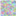
Frame 1 (no input)
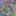
Frame 60 (the mouse pressed at the canvas centre just before this capture)
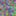
Frame 120 (the mouse held since frame 60 and released just before this capture)

The Processing sketch that drew these frames (run headless with seeded random() and noise(); from frame 60 on, the mouse is pressed at the canvas centre):

// Processing sketch: processing_143198
// ── processing_143198.pde

void setup (){
  size(16,16);
  background(255);
  smooth();
  noStroke();
}

void draw (){
  float r1= random(0,255);
  float r2= random(0,255);
  float r3= random(0,255);
  float r4= random(0,255);
  float r5= random(0,255);
  float r6= random(0,255);
  float r7= random(0,255);
  float r8= random(0,255);
  float r9= random(0,255);
  float r10= random(0,255);
  float r11= random(0,255);
  float r12= random(0,255);
  float r13= random(0,255);
  float r14= random(0,255);
  float r15= random(0,255);
  float r16= random(0,255);
  float r17= random(0,255);
  float r18= random(0,255);
  float r19= random(0,255);
  float r20= random(0,255);
  float r21= random(0,255);
  float r22= random(0,255);
  float r23= random(0,255);
  float r24= random(0,255);
  float r25= random(0,255);
  float r26= random(0,255);
  float r27= random(0,255);
  float r28= random(0,255);
  float r29= random(0,255);
  float r30= random(0,255);
  float r31= random(0,255);
  float r32= random(0,255);
  float r33= random(0,255);
  float r34= random(0,255);
  float r35= random(0,255);
  float r36= random(0,255);
  float r37= random(0,255);
  float r38= random(0,255);
  float r39= random(0,255);
  float r40= random(0,255);
  float r41= random(0,255);
  float r42= random(0,255);
  float r43= random(0,255);
  float r44= random(0,255);
  float r45= random(0,255);
  float r46= random(0,255);
  float r47= random(0,255);
  float r48= random(0,255);
  float r49= random(0,255);
  float r50= random(0,255);
  float r51= random(0,255);
  float r52= random(0,255);
  float r53= random(0,255);
  float r54= random(0,255);
  float r55= random(0,255);
  float r56= random(0,255);
  float r57= random(0,255);
  float r58= random(0,255);
  float r59= random(0,255); 
  float r60= random(0,255); 
  float r61= random(0,255);
  float r62= random(0,255);
  float r63= random(0,255);
  float r64= random(0,255);
  float r65= random(0,255);
  float r66= random(0,255);
  float r67= random(0,255);
  float r68= random(0,255);
  float r69= random(0,255);
  float r70= random(0,255);
  float r71= random(0,255);
  float r72= random(0,255);
  float r73= random(0,255);
  float r74= random(0,255);
  float r75= random(0,255);
  float r76= random(0,255);
  float r77= random(0,255);
  float r78= random(0,255);
  float r79= random(0,255);
  float r80= random(0,255);
  float r81= random(0,255);
  float r82= random(0,255);
  float r83= random(0,255);
  float r84= random(0,255);
  float r85= random(0,255);
  float r86= random(0,255);
  float r87= random(0,255);
  float r88= random(0,255);
  float r89= random(0,255);
  float r90= random(0,255);
  float r91= random(0,255);
  float r92= random(0,255);
  float r93= random(0,255);
  float r94= random(0,255);
  float r95= random(0,255);
  float r96= random(0,255);
  float r97= random(0,255);
  float r98= random(0,255);
  float r99= random(0,255);
  float r100= random(0,255);  
  float r101= random(0,255);
  float r102= random(0,255);
  float r103= random(0,255);
  float r104= random(0,255);
  float r105= random(0,255);
  float r106= random(0,255);
  float r107= random(0,255);
  float r108= random(0,255);
  float r109= random(0,255);
  float r110= random(0,255);
  float r111= random(0,255);
  float r112= random(0,255);
  float r113= random(0,255);
  float r114= random(0,255);
  float r115= random(0,255);
  float r116= random(0,255);
  float r117= random(0,255);
  float r118= random(0,255);
  float r119= random(0,255);
  float r120= random(0,255);
  float r121= random(0,255);
  float r122= random(0,255);
  float r123= random(0,255);
  float r124= random(0,255);
  float r125= random(0,255);
  float r126= random(0,255);
  float r127= random(0,255);
  float r128= random(0,255);
  float r129= random(0,255);
  float r130= random(0,255);
  float r131= random(0,255);
  float r132= random(0,255);
  float r133= random(0,255);
  float r134= random(0,255);
  float r135= random(0,255);
  float r136= random(0,255);
  float r137= random(0,255);
  float r138= random(0,255);
  float r139= random(0,255);
  float r140= random(0,255);
  float r141= random(0,255);
  float r142= random(0,255);
  float r143= random(0,255);
  float r144= random(0,255);
  float r145= random(0,255);
  float r146= random(0,255);
  float r147= random(0,255);
  float r148= random(0,255);
  float r149= random(0,255);
  float r150= random(0,255);
  float r151= random(0,255);
  float r152= random(0,255);
  float r153= random(0,255);
  float r154= random(0,255);
  float r155= random(0,255);
  float r156= random(0,255);
  float r157= random(0,255);
  float r158= random(0,255);
  float r159= random(0,255); 
  float r160= random(0,255); 
  float r161= random(0,255);
  float r162= random(0,255);
  float r163= random(0,255);
  float r164= random(0,255);
  float r165= random(0,255);
  float r166= random(0,255);
  float r167= random(0,255);
  float r168= random(0,255);
  float r169= random(0,255);
  float r170= random(0,255);
  float r171= random(0,255);
  float r172= random(0,255);
  float r173= random(0,255);
  float r174= random(0,255);
  float r175= random(0,255);
  float r176= random(0,255);
  float r177= random(0,255);
  float r178= random(0,255);
  float r179= random(0,255);
  float r180= random(0,255);
  float r181= random(0,255);
  float r182= random(0,255);
  float r183= random(0,255);
  float r184= random(0,255);
  float r185= random(0,255);
  float r186= random(0,255);
  float r187= random(0,255);
  float r188= random(0,255);
  float r189= random(0,255);
  float r190= random(0,255);
  float r191= random(0,255);
  float r192= random(0,255);
  float r193= random(0,255);
  float r194= random(0,255);
  float r195= random(0,255);
  float r196= random(0,255);
  float r197= random(0,255);
  float r198= random(0,255);
  float r199= random(0,255);
  float r200= random(0,255); 
  float r201= random(0,255);
  float r202= random(0,255);
  float r203= random(0,255);
  float r204= random(0,255);
  float r205= random(0,255);
  float r206= random(0,255);
  float r207= random(0,255);
  float r208= random(0,255);
  float r209= random(0,255);
  float r210= random(0,255);
  float r211= random(0,255);
  float r212= random(0,255);
  float r213= random(0,255);
  float r214= random(0,255);
  float r215= random(0,255);
  float r216= random(0,255);
  float r217= random(0,255);
  float r218= random(0,255);
  float r219= random(0,255);
  float r220= random(0,255);
  float r221= random(0,255);
  float r222= random(0,255);
  float r223= random(0,255);
  float r224= random(0,255);
  float r225= random(0,255);
  float r226= random(0,255);
  float r227= random(0,255);
  float r228= random(0,255);
  float r229= random(0,255);
  float r230= random(0,255);
  float r231= random(0,255);
  float r232= random(0,255);
  float r233= random(0,255);
  float r234= random(0,255);
  float r235= random(0,255);
  float r236= random(0,255);
  float r237= random(0,255);
  float r238= random(0,255);
  float r239= random(0,255);
  float r240= random(0,255);
  float r241= random(0,255);
  float r242= random(0,255);
  float r243= random(0,255);
  float r244= random(0,255);
  float r245= random(0,255);
  float r246= random(0,255);
  float r247= random(0,255);
  float r248= random(0,255);
  float r249= random(0,255);
  float r250= random(0,255);
  float r251= random(0,255);
  float r252= random(0,255);
  float r253= random(0,255);
  float r254= random(0,255);
  float r255= random(0,255);
  float r256= random(0,255);
  float r257= random(0,255);
  float r258= random(0,255);
  float r259= random(0,255); 
  float r260= random(0,255); 
  float r261= random(0,255);
  float r262= random(0,255);
  float r263= random(0,255);
  float r264= random(0,255);
  float r265= random(0,255);
  float r266= random(0,255);
  float r267= random(0,255);
  float r268= random(0,255);
  float r269= random(0,255);
  float r270= random(0,255);
  float r271= random(0,255);
  float r272= random(0,255);
  float r273= random(0,255);
  float r274= random(0,255);
  float r275= random(0,255);
  float r276= random(0,255);
  float r277= random(0,255);
  float r278= random(0,255);
  float r279= random(0,255);
  float r280= random(0,255);
  float r281= random(0,255);
  float r282= random(0,255);
  float r283= random(0,255);
  float r284= random(0,255);
  float r285= random(0,255);
  float r286= random(0,255);
  float r287= random(0,255);
  float r288= random(0,255);
  float r289= random(0,255);
  float r290= random(0,255);
  float r291= random(0,255);
  float r292= random(0,255);
  float r293= random(0,255);
  float r294= random(0,255);
  float r295= random(0,255);
  float r296= random(0,255);
  float r297= random(0,255);
  float r298= random(0,255);
  float r299= random(0,255);
  float r300= random(0,255);
  float r301= random(0,255);
  float r302= random(0,255);
  float r303= random(0,255);
  float r304= random(0,255);
  float r305= random(0,255);
  float r306= random(0,255);
  float r307= random(0,255);
  float r308= random(0,255);
  float r309= random(0,255);
  float r310= random(0,255);
  float r311= random(0,255);
  float r312= random(0,255);
  float r313= random(0,255);
  float r314= random(0,255);
  float r315= random(0,255);
  float r316= random(0,255);
  float r317= random(0,255);
  float r318= random(0,255);
  float r319= random(0,255);
  float r320= random(0,255);
  float r321= random(0,255);
  float r322= random(0,255);
  float r323= random(0,255);
  float r324= random(0,255);
  float r325= random(0,255);
  float r326= random(0,255);
  float r327= random(0,255);
  float r328= random(0,255);
  float r329= random(0,255);
  float r330= random(0,255);
  float r331= random(0,255);
  float r332= random(0,255);
  float r333= random(0,255);
  float r334= random(0,255);
  float r335= random(0,255);
  float r336= random(0,255);
  float r337= random(0,255);
  float r338= random(0,255);
  float r339= random(0,255);
  float r340= random(0,255);
  float r341= random(0,255);
  float r342= random(0,255);
  float r343= random(0,255);
  float r344= random(0,255);
  float r345= random(0,255);
  float r346= random(0,255);
  float r347= random(0,255);
  float r348= random(0,255);
  float r349= random(0,255);
  float r350= random(0,255);
  float r351= random(0,255);
  float r352= random(0,255);
  float r353= random(0,255);
  float r354= random(0,255);
  float r355= random(0,255);
  float r356= random(0,255);
  float r357= random(0,255);
  float r358= random(0,255);
  float r359= random(0,255); 
  float r360= random(0,255); 
  float r361= random(0,255);
  float r362= random(0,255);
  float r363= random(0,255);
  float r364= random(0,255);
  float r365= random(0,255);
  float r366= random(0,255);
  float r367= random(0,255);
  float r368= random(0,255);
  float r369= random(0,255);
  float r370= random(0,255);
  float r371= random(0,255);
  float r372= random(0,255);
  float r373= random(0,255);
  float r374= random(0,255);
  float r375= random(0,255);
  float r376= random(0,255);
  float r377= random(0,255);
  float r378= random(0,255);
  float r379= random(0,255);
  float r380= random(0,255);
  float r381= random(0,255);
  float r382= random(0,255);
  float r383= random(0,255);
  float r384= random(0,255);
  float r385= random(0,255);
  float r386= random(0,255);
  float r387= random(0,255);
  float r388= random(0,255);
  float r389= random(0,255);
  float r390= random(0,255);
  float r391= random(0,255);
  float r392= random(0,255);
  float r393= random(0,255);
  float r394= random(0,255);
  float r395= random(0,255);
  float r396= random(0,255);
  float r397= random(0,255);
  float r398= random(0,255);
  float r399= random(0,255);
  float r400= random(0,255); 
  float r401= random(0,255);
  float r402= random(0,255);
  float r403= random(0,255);
  float r404= random(0,255);
  float r405= random(0,255);
  float r406= random(0,255);
  float r407= random(0,255);
  float r408= random(0,255);
  float r409= random(0,255);
  float r410= random(0,255);
  float r411= random(0,255);
  float r412= random(0,255);
  float r413= random(0,255);
  float r414= random(0,255);
  float r415= random(0,255);
  float r416= random(0,255);
  float r417= random(0,255);
  float r418= random(0,255);
  float r419= random(0,255);
  float r420= random(0,255);
  float r421= random(0,255);
  float r422= random(0,255);
  float r423= random(0,255);
  float r424= random(0,255);
  float r425= random(0,255);
  float r426= random(0,255);
  float r427= random(0,255);
  float r428= random(0,255);
  float r429= random(0,255);
  float r430= random(0,255);
  float r431= random(0,255);
  float r432= random(0,255);
  float r433= random(0,255);
  float r434= random(0,255);
  float r435= random(0,255);
  float r436= random(0,255);
  float r437= random(0,255);
  float r438= random(0,255);
  float r439= random(0,255);
  float r440= random(0,255);
  float r441= random(0,255);
  float r442= random(0,255);
  float r443= random(0,255);
  float r444= random(0,255);
  float r445= random(0,255);
  float r446= random(0,255);
  float r447= random(0,255);
  float r448= random(0,255);
  float r449= random(0,255);
  float r450= random(0,255);
  float r451= random(0,255);
  float r452= random(0,255);
  float r453= random(0,255);
  float r454= random(0,255);
  float r455= random(0,255);
  float r456= random(0,255);
  float r457= random(0,255);
  float r458= random(0,255);
  float r459= random(0,255); 
  float r460= random(0,255); 
  float r461= random(0,255);
  float r462= random(0,255);
  float r463= random(0,255);
  float r464= random(0,255);
  float r465= random(0,255);
  float r466= random(0,255);
  float r467= random(0,255);
  float r468= random(0,255);
  float r469= random(0,255);
  float r470= random(0,255);
  float r471= random(0,255);
  float r472= random(0,255);
  float r473= random(0,255);
  float r474= random(0,255);
  float r475= random(0,255);
  float r476= random(0,255);
  float r477= random(0,255);
  float r478= random(0,255);
  float r479= random(0,255);
  float r480= random(0,255);
  float r481= random(0,255);
  float r482= random(0,255);
  float r483= random(0,255);
  float r484= random(0,255);
  float r485= random(0,255);
  float r486= random(0,255);
  float r487= random(0,255);
  float r488= random(0,255);
  float r489= random(0,255);
  float r490= random(0,255);
  float r491= random(0,255);
  float r492= random(0,255);
  float r493= random(0,255);
  float r494= random(0,255);
  float r495= random(0,255);
  float r496= random(0,255);
  float r497= random(0,255);
  float r498= random(0,255);
  float r499= random(0,255);
  float r500= random(0,255);
  float r501= random(0,255);
  float r502= random(0,255);
  float r503= random(0,255);
  float r504= random(0,255);
  float r505= random(0,255);
  float r506= random(0,255);
  float r507= random(0,255);
  float r508= random(0,255);
  float r509= random(0,255);
  float r510= random(0,255);
  float r511= random(0,255);
  float r512= random(0,255);
  float r513= random(0,255);
  float r514= random(0,255);
  float r515= random(0,255);
  float r516= random(0,255);
  float r517= random(0,255);
  float r518= random(0,255);
  float r519= random(0,255);
  float r520= random(0,255);
  float r521= random(0,255);
  float r522= random(0,255);
  float r523= random(0,255);
  float r524= random(0,255);
  float r525= random(0,255);
  float r526= random(0,255);
  float r527= random(0,255);
  float r528= random(0,255);
  float r529= random(0,255);
  float r530= random(0,255);
  float r531= random(0,255);
  float r532= random(0,255);
  float r533= random(0,255);
  float r534= random(0,255);
  float r535= random(0,255);
  float r536= random(0,255);
  float r537= random(0,255);
  float r538= random(0,255);
  float r539= random(0,255);
  float r540= random(0,255);
  float r541= random(0,255);
  float r542= random(0,255);
  float r543= random(0,255);
  float r544= random(0,255);
  float r545= random(0,255);
  float r546= random(0,255);
  float r547= random(0,255);
  float r548= random(0,255);
  float r549= random(0,255);
  float r550= random(0,255);
  float r551= random(0,255);
  float r552= random(0,255);
  float r553= random(0,255);
  float r554= random(0,255);
  float r555= random(0,255);
  float r556= random(0,255);
  float r557= random(0,255);
  float r558= random(0,255);
  float r559= random(0,255); 
  float r560= random(0,255); 
  float r561= random(0,255);
  float r562= random(0,255);
  float r563= random(0,255);
  float r564= random(0,255);
  float r565= random(0,255);
  float r566= random(0,255);
  float r567= random(0,255);
  float r568= random(0,255);
  float r569= random(0,255);
  float r570= random(0,255);
  float r571= random(0,255);
  float r572= random(0,255);
  float r573= random(0,255);
  float r574= random(0,255);
  float r575= random(0,255);
  float r576= random(0,255);
  float r577= random(0,255);
  float r578= random(0,255);
  float r579= random(0,255);
  float r580= random(0,255);
  float r581= random(0,255);
  float r582= random(0,255);
  float r583= random(0,255);
  float r584= random(0,255);
  float r585= random(0,255);
  float r586= random(0,255);
  float r587= random(0,255);
  float r588= random(0,255);
  float r589= random(0,255);
  float r590= random(0,255);
  float r591= random(0,255);
  float r592= random(0,255);
  float r593= random(0,255);
  float r594= random(0,255);
  float r595= random(0,255);
  float r596= random(0,255);
  float r597= random(0,255);
  float r598= random(0,255);
  float r599= random(0,255);
  float r600= random(0,255);
  float r601= random(0,255);
  float r602= random(0,255);
  float r603= random(0,255);
  float r604= random(0,255);
  float r605= random(0,255);
  float r606= random(0,255);
  float r607= random(0,255);
  float r608= random(0,255);
  float r609= random(0,255);
  float r610= random(0,255);
  float r611= random(0,255);
  float r612= random(0,255);
  float r613= random(0,255);
  float r614= random(0,255);
  float r615= random(0,255);
  float r616= random(0,255);
  float r617= random(0,255);
  float r618= random(0,255);
  float r619= random(0,255);
  float r620= random(0,255);
  float r621= random(0,255);
  float r622= random(0,255);
  float r623= random(0,255);
  float r624= random(0,255);
  float r625= random(0,255);
  float r626= random(0,255);
  float r627= random(0,255);
  float r628= random(0,255);
  float r629= random(0,255);
  float r630= random(0,255);
  float r631= random(0,255);
  float r632= random(0,255);
  float r633= random(0,255);
  float r634= random(0,255);
  float r635= random(0,255);
  float r636= random(0,255);
  float r637= random(0,255);
  float r638= random(0,255);
  float r639= random(0,255);
  float r640= random(0,255);
  float r641= random(0,255);
  float r642= random(0,255);
  float r643= random(0,255);
  float r644= random(0,255);
  float r645= random(0,255);
  float r646= random(0,255);
  float r647= random(0,255);
  float r648= random(0,255);
  float r649= random(0,255);
  float r650= random(0,255);
  float r651= random(0,255);
  float r652= random(0,255);
  float r653= random(0,255);
  float r654= random(0,255);
  float r655= random(0,255);
  float r656= random(0,255);
  float r657= random(0,255);
  float r658= random(0,255);
  float r659= random(0,255); 
  float r660= random(0,255); 
  float r661= random(0,255);
  float r662= random(0,255);
  float r663= random(0,255);
  float r664= random(0,255);
  float r665= random(0,255);
  float r666= random(0,255);
  float r667= random(0,255);
  float r668= random(0,255);
  float r669= random(0,255);
  float r670= random(0,255);
  float r671= random(0,255);
  float r672= random(0,255);
  float r673= random(0,255);
  float r674= random(0,255);
  float r675= random(0,255);
  float r676= random(0,255);
  float r677= random(0,255);
  float r678= random(0,255);
  float r679= random(0,255);
  float r680= random(0,255);
  float r681= random(0,255);
  float r682= random(0,255);
  float r683= random(0,255);
  float r684= random(0,255);
  float r685= random(0,255);
  float r686= random(0,255);
  float r687= random(0,255);
  float r688= random(0,255);
  float r689= random(0,255);
  float r690= random(0,255);
  float r691= random(0,255);
  float r692= random(0,255);
  float r693= random(0,255);
  float r694= random(0,255);
  float r695= random(0,255);
  float r696= random(0,255);
  float r697= random(0,255);
  float r698= random(0,255);
  float r699= random(0,255);
  float r700= random(0,255); 
  float r701= random(0,255);
  float r702= random(0,255);
  float r703= random(0,255);
  float r704= random(0,255);
  float r705= random(0,255);
  float r706= random(0,255);
  float r707= random(0,255);
  float r708= random(0,255);
  float r709= random(0,255);
  float r710= random(0,255);
  float r711= random(0,255);
  float r712= random(0,255);
  float r713= random(0,255);
  float r714= random(0,255);
  float r715= random(0,255);
  float r716= random(0,255);
  float r717= random(0,255);
  float r718= random(0,255);
  float r719= random(0,255);
  float r720= random(0,255);
  float r721= random(0,255);
  float r722= random(0,255);
  float r723= random(0,255);
  float r724= random(0,255);
  float r725= random(0,255);
  float r726= random(0,255);
  float r727= random(0,255);
  float r728= random(0,255);
  float r729= random(0,255);
  float r730= random(0,255);
  float r731= random(0,255);
  float r732= random(0,255);
  float r733= random(0,255);
  float r734= random(0,255);
  float r735= random(0,255);
  float r736= random(0,255);
  float r737= random(0,255);
  float r738= random(0,255);
  float r739= random(0,255);
  float r740= random(0,255);
  float r741= random(0,255);
  float r742= random(0,255);
  float r743= random(0,255);
  float r744= random(0,255);
  float r745= random(0,255);
  float r746= random(0,255);
  float r747= random(0,255);
  float r748= random(0,255);
  float r749= random(0,255);
  float r750= random(0,255);
  float r751= random(0,255);
  float r752= random(0,255);
  float r753= random(0,255);
  float r754= random(0,255);
  float r755= random(0,255);
  float r756= random(0,255);
  float r757= random(0,255);
  float r758= random(0,255);
  float r759= random(0,255); 
  float r760= random(0,255); 
  float r761= random(0,255);
  float r762= random(0,255);
  float r763= random(0,255);
  float r764= random(0,255);
  float r765= random(0,255);
  float r766= random(0,255);
  float r767= random(0,255);
  float r768= random(0,255);
  float r769= random(0,255);
  float r770= random(0,255);
  float r771= random(0,255);
  float r772= random(0,255);
  float r773= random(0,255);
  float r774= random(0,255);
  float r775= random(0,255);
  float r776= random(0,255);
  float r777= random(0,255);
  float r778= random(0,255);
  float r779= random(0,255);
  float r780= random(0,255);
  float r781= random(0,255);
  float r782= random(0,255);
  float r783= random(0,255);
  float r784= random(0,255);
  float r785= random(0,255);
  float r786= random(0,255);
  float r787= random(0,255);
  float r788= random(0,255);
  float r789= random(0,255);
  float r790= random(0,255);
  float r791= random(0,255);
  float r792= random(0,255);
  float r793= random(0,255);
  float r794= random(0,255);
  float r795= random(0,255);
  float r796= random(0,255);
  float r797= random(0,255);
  float r798= random(0,255);
  float r799= random(0,255);
  float r800= random(0,255);
  
  fill(r1,r2,r3);
  ellipse(1,1,1,1);
  fill(r4,r5,r6);
  ellipse(2,1,1,1);
  fill(r7,r8,r9);
  ellipse(3,1,1,1); 
  fill(r10,r11,r12);
  ellipse(4,1,1,1);
  fill(r13,r14,r15);
  ellipse(5,1,1,1);
  fill(r16,r17,r18);
  ellipse(6,1,1,1);
  fill(r19,r20,r21);
  ellipse(7,1,1,1);
  fill(r22,r23,r24);
  ellipse(8,1,1,1);
  fill(r25,r26,r27);
  ellipse(9,1,1,1);
  fill(r28,r29,r30);
  ellipse(10,1,1,1);  
  fill(r31,r32,r33);
  ellipse(11,1,1,1);
  fill(r34,r35,r36);
  ellipse(12,1,1,1);
  fill(r37,r38,r39);
  ellipse(13,1,1,1); 
  fill(r40,r41,r42);
  ellipse(14,1,1,1);
  fill(r43,44,r45);
  ellipse(15,1,1,1);
  fill(r46,r47,r48);
  ellipse(16,1,1,1); 
        fill(r49,r50,r51);
        ellipse(0,0,0,0); 
  fill(r52,r53,r54);
  ellipse(1,2,1,1);
  fill(r55,r56,r57);
  ellipse(2,2,1,1);
  fill(r58,r59,r60);
  ellipse(3,2,1,1); 
  fill(r61,r62,r63);
  ellipse(4,2,1,1);
  fill(r64,r65,r66);
  ellipse(5,2,1,1);
  fill(r67,r68,r69);
  ellipse(6,2,1,1);
  fill(r70,r71,r72);
  ellipse(7,2,1,1);
  fill(r73,r74,r75);
  ellipse(8,2,1,1);
  fill(r76,r77,r78);
  ellipse(9,2,1,1);  
  fill(r79,r80,r81);
  ellipse(10,2,1,1);
  fill(r82,r83,r84);
  ellipse(11,2,1,1);
  fill(r85,r86,r87);
  ellipse(12,2,1,1); 
  fill(r88,r89,r90);
  ellipse(13,2,1,1);
  fill(r91,r92,r93);
  ellipse(14,2,1,1);
  fill(r94,r95,r96);
  ellipse(15,2,1,1); 
  fill(r97,r98,r99);
  ellipse(16,2,1,1);
 
 
  
  fill(r100,r102,r103);
  ellipse(1,3,1,1);
  fill(r104,r105,r106);
  ellipse(2,3,1,1);
  fill(r107,r108,r109);
  ellipse(3,3,1,1); 
  fill(r110,r111,r112);
  ellipse(4,3,1,1);
  fill(r113,r114,r115);
  ellipse(5,3,1,1);
  fill(r116,r117,r118);
  ellipse(6,3,1,1);
  fill(r119,r120,r121);
  ellipse(7,3,1,1);
  fill(r122,r123,r124);
  ellipse(8,3,1,1);
  fill(r125,r126,r127);
  ellipse(9,3,1,1);
  fill(r128,r129,r130);
  ellipse(10,3,1,1);  
  fill(r131,r132,r133);
  ellipse(11,3,1,1);
  fill(r134,r135,r136);
  ellipse(12,3,1,1);
  fill(r137,r138,r139);
  ellipse(13,3,1,1); 
  fill(r140,r141,r142);
  ellipse(14,3,1,1);
  fill(r143,144,r145);
  ellipse(15,3,1,1);
  fill(r146,r147,r148);
  ellipse(16,3,1,1); 
        fill(r149,r150,r151);
        ellipse(0,0,0,0); 
  fill(r152,r153,r154);
  ellipse(1,4,1,1);
  fill(r155,r156,r157);
  ellipse(2,4,1,1);
  fill(r158,r159,r160);
  ellipse(3,4,1,1); 
  fill(r161,r162,r163);
  ellipse(4,4,1,1);
  fill(r164,r165,r166);
  ellipse(5,4,1,1);
  fill(r167,r168,r169);
  ellipse(6,4,1,1);
  fill(r170,r171,r172);
  ellipse(7,4,1,1);
  fill(r173,r174,r175);
  ellipse(8,4,1,1);
  fill(r176,r177,r178);
  ellipse(9,4,1,1);  
  fill(r179,r180,r181);
  ellipse(10,4,1,1);
  fill(r182,r183,r184);
  ellipse(11,4,1,1);
  fill(r185,r186,r187);
  ellipse(12,4,1,1); 
  fill(r188,r189,r190);
  ellipse(13,4,1,1);
  fill(r191,r192,r193);
  ellipse(14,4,1,1);
  fill(r194,r195,r196);
  ellipse(15,4,1,1); 
  fill(r197,r198,r199);
  ellipse(16,4,1,1);  
 
    fill(r200,r202,r203);
  ellipse(1,5,1,1);
  fill(r204,r205,r206);
  ellipse(2,5,1,1);
  fill(r207,r208,r209);
  ellipse(3,5,1,1); 
  fill(r210,r211,r212);
  ellipse(4,5,1,1);
  fill(r213,r214,r215);
  ellipse(5,5,1,1);
  fill(r216,r217,r218);
  ellipse(6,5,1,1);
  fill(r219,r220,r221);
  ellipse(7,5,1,1);
  fill(r222,r223,r224);
  ellipse(8,5,1,1);
  fill(r225,r226,r227);
  ellipse(9,5,1,1);
  fill(r228,r229,r230);
  ellipse(10,5,1,1);  
  fill(r231,r232,r233);
  ellipse(11,5,1,1);
  fill(r234,r235,r236);
  ellipse(12,5,1,1);
  fill(r237,r238,r239);
  ellipse(13,5,1,1); 
  fill(r240,r241,r242);
  ellipse(14,5,1,1);
  fill(r243,244,r245);
  ellipse(15,5,1,1);
  fill(r246,r247,r248);
  ellipse(16,5,1,1); 
        fill(r249,r250,r251);
        ellipse(0,0,0,0); 
  fill(r252,r253,r254);
  ellipse(1,6,1,1);
  fill(r255,r256,r257);
  ellipse(2,6,1,1);
  fill(r258,r259,r260);
  ellipse(3,6,1,1); 
  fill(r261,r262,r263);
  ellipse(4,6,1,1);
  fill(r264,r265,r266);
  ellipse(5,6,1,1);
  fill(r267,r268,r269);
  ellipse(6,6,1,1);
  fill(r270,r271,r272);
  ellipse(7,6,1,1);
  fill(r273,r274,r275);
  ellipse(8,6,1,1);
  fill(r276,r277,r278);
  ellipse(9,6,1,1);  
  fill(r279,r280,r281);
  ellipse(10,6,1,1);
  fill(r282,r283,r284);
  ellipse(11,6,1,1);
  fill(r285,r286,r287);
  ellipse(12,6,1,1); 
  fill(r288,r289,r290);
  ellipse(13,6,1,1);
  fill(r291,r292,r293);
  ellipse(14,6,1,1);
  fill(r294,r295,r296);
  ellipse(15,6,1,1); 
  fill(r297,r298,r299);
  ellipse(16,6,1,1); 
  
  fill(r300,r302,r303);
  ellipse(1,7,1,1);
  fill(r304,r305,r306);
  ellipse(2,7,1,1);
  fill(r307,r308,r309);
  ellipse(3,7,1,1); 
  fill(r310,r311,r312);
  ellipse(4,7,1,1);
  fill(r313,r314,r315);
  ellipse(5,7,1,1);
  fill(r316,r317,r318);
  ellipse(6,7,1,1);
  fill(r319,r320,r321);
  ellipse(7,7,1,1);
  fill(r322,r323,r324);
  ellipse(8,7,1,1);
  fill(r325,r326,r327);
  ellipse(9,7,1,1);
  fill(r328,r329,r330);
  ellipse(10,7,1,1);  
  fill(r331,r332,r333);
  ellipse(11,7,1,1);
  fill(r334,r335,r336);
  ellipse(12,7,1,1);
  fill(r337,r338,r339);
  ellipse(13,7,1,1); 
  fill(r340,r341,r342);
  ellipse(14,7,1,1);
  fill(r343,244,r345);
  ellipse(15,7,1,1);
  fill(r346,r347,r348);
  ellipse(16,7,1,1); 
        fill(r349,r350,r351);
        ellipse(0,0,0,0); 
  fill(r352,r353,r354);
  ellipse(1,8,1,1);
  fill(r355,r356,r357);
  ellipse(2,8,1,1);
  fill(r358,r359,r360);
  ellipse(3,8,1,1); 
  fill(r361,r362,r363);
  ellipse(4,8,1,1);
  fill(r364,r365,r366);
  ellipse(5,8,1,1);
  fill(r367,r368,r369);
  ellipse(6,8,1,1);
  fill(r370,r371,r372);
  ellipse(7,8,1,1);
  fill(r373,r374,r375);
  ellipse(8,8,1,1);
  fill(r376,r377,r378);
  ellipse(9,8,1,1);  
  fill(r379,r380,r381);
  ellipse(10,8,1,1);
  fill(r382,r383,r384);
  ellipse(11,8,1,1);
  fill(r385,r386,r387);
  ellipse(12,8,1,1); 
  fill(r388,r389,r390);
  ellipse(13,8,1,1);
  fill(r391,r392,r393);
  ellipse(14,8,1,1);
  fill(r394,r395,r396);
  ellipse(15,8,1,1); 
  fill(r397,r398,r399);
  ellipse(16,8,1,1); 
  
  fill(r400,r402,r403);
  ellipse(1,9,1,1);
  fill(r404,r405,r406);
  ellipse(2,9,1,1);
  fill(r407,r408,r409);
  ellipse(3,9,1,1); 
  fill(r410,r411,r412);
  ellipse(4,9,1,1);
  fill(r413,r414,r415);
  ellipse(5,9,1,1);
  fill(r416,r417,r418);
  ellipse(6,9,1,1);
  fill(r419,r420,r421);
  ellipse(7,9,1,1);
  fill(r422,r423,r424);
  ellipse(8,9,1,1);
  fill(r425,r426,r427);
  ellipse(9,9,1,1);
  fill(r428,r429,r430);
  ellipse(10,9,1,1);  
  fill(r431,r432,r433);
  ellipse(11,9,1,1);
  fill(r434,r435,r436);
  ellipse(12,9,1,1);
  fill(r437,r438,r439);
  ellipse(13,9,1,1); 
  fill(r440,r441,r442);
  ellipse(14,9,1,1);
  fill(r443,244,r445);
  ellipse(15,9,1,1);
  fill(r446,r447,r448);
  ellipse(16,9,1,1); 
        fill(r449,r450,r451);
        ellipse(0,0,0,0); 
  fill(r452,r453,r454);
  ellipse(1,10,1,1);
  fill(r455,r456,r457);
  ellipse(2,10,1,1);
  fill(r458,r459,r460);
  ellipse(3,10,1,1); 
  fill(r461,r462,r463);
  ellipse(4,10,1,1);
  fill(r464,r465,r466);
  ellipse(5,10,1,1);
  fill(r467,r468,r469);
  ellipse(6,10,1,1);
  fill(r470,r471,r472);
  ellipse(7,10,1,1);
  fill(r473,r474,r475);
  ellipse(8,10,1,1);
  fill(r476,r477,r478);
  ellipse(9,10,1,1);  
  fill(r479,r480,r481);
  ellipse(10,10,1,1);
  fill(r482,r483,r484);
  ellipse(11,10,1,1);
  fill(r485,r486,r487);
  ellipse(12,10,1,1); 
  fill(r488,r489,r490);
  ellipse(13,10,1,1);
  fill(r491,r492,r493);
  ellipse(14,10,1,1);
  fill(r494,r495,r496);
  ellipse(15,10,1,1); 
  fill(r497,r498,r499);
  ellipse(16,10,1,1); 
  
  
  
  fill(r500,r502,r503);
  ellipse(1,11,1,1);
  fill(r504,r505,r506);
  ellipse(2,11,1,1);
  fill(r507,r508,r509);
  ellipse(3,11,1,1); 
  fill(r510,r511,r512);
  ellipse(4,11,1,1);
  fill(r513,r514,r515);
  ellipse(5,11,1,1);
  fill(r516,r517,r518);
  ellipse(6,11,1,1);
  fill(r519,r520,r521);
  ellipse(7,11,1,1);
  fill(r522,r523,r524);
  ellipse(8,11,1,1);
  fill(r525,r526,r527);
  ellipse(9,11,1,1);
  fill(r528,r529,r530);
  ellipse(10,11,1,1);  
  fill(r531,r532,r533);
  ellipse(11,11,1,1);
  fill(r534,r535,r536);
  ellipse(12,11,1,1);
  fill(r537,r538,r539);
  ellipse(13,11,1,1); 
  fill(r540,r541,r542);
  ellipse(14,11,1,1);
  fill(r543,244,r545);
  ellipse(15,11,1,1);
  fill(r546,r547,r548);
  ellipse(16,11,1,1); 
        fill(r549,r550,r551);
        ellipse(0,0,0,0); 
  fill(r552,r553,r554);
  ellipse(1,12,1,1);
  fill(r555,r556,r557);
  ellipse(2,12,1,1);
  fill(r558,r559,r560);
  ellipse(3,12,1,1); 
  fill(r561,r562,r563);
  ellipse(4,12,1,1);
  fill(r564,r565,r566);
  ellipse(5,12,1,1);
  fill(r567,r568,r569);
  ellipse(6,12,1,1);
  fill(r570,r571,r572);
  ellipse(7,12,1,1);
  fill(r573,r574,r575);
  ellipse(8,12,1,1);
  fill(r576,r577,r578);
  ellipse(9,12,1,1);  
  fill(r579,r580,r581);
  ellipse(10,12,1,1);
  fill(r582,r583,r584);
  ellipse(11,12,1,1);
  fill(r585,r586,r587);
  ellipse(12,12,1,1); 
  fill(r588,r589,r590);
  ellipse(13,12,1,1);
  fill(r591,r592,r593);
  ellipse(14,12,1,1);
  fill(r594,r595,r596);
  ellipse(15,12,1,1); 
  fill(r597,r598,r599);
  ellipse(16,12,1,1); 
  
  fill(r600,r602,r603);
  ellipse(1,13,1,1);
  fill(r604,r605,r606);
  ellipse(2,13,1,1);
  fill(r607,r608,r609);
  ellipse(3,13,1,1); 
  fill(r610,r611,r612);
  ellipse(4,13,1,1);
  fill(r613,r614,r615);
  ellipse(5,13,1,1);
  fill(r616,r617,r618);
  ellipse(6,13,1,1);
  fill(r619,r620,r621);
  ellipse(7,13,1,1);
  fill(r622,r623,r624);
  ellipse(8,13,1,1);
  fill(r625,r626,r627);
  ellipse(9,13,1,1);
  fill(r628,r629,r630);
  ellipse(10,13,1,1);  
  fill(r631,r632,r633);
  ellipse(11,13,1,1);
  fill(r634,r635,r636);
  ellipse(12,13,1,1);
  fill(r637,r638,r639);
  ellipse(13,13,1,1); 
  fill(r640,r641,r642);
  ellipse(14,13,1,1);
  fill(r643,244,r645);
  ellipse(15,13,1,1);
  fill(r646,r647,r648);
  ellipse(16,13,1,1); 
        fill(r649,r650,r651);
        ellipse(0,0,0,0); 
  fill(r652,r653,r654);
  ellipse(1,14,1,1);
  fill(r655,r656,r657);
  ellipse(2,14,1,1);
  fill(r658,r659,r660);
  ellipse(3,14,1,1); 
  fill(r661,r662,r663);
  ellipse(4,14,1,1);
  fill(r664,r665,r666);
  ellipse(5,14,1,1);
  fill(r667,r668,r669);
  ellipse(6,14,1,1);
  fill(r670,r671,r672);
  ellipse(7,14,1,1);
  fill(r673,r674,r675);
  ellipse(8,14,1,1);
  fill(r676,r677,r678);
  ellipse(9,14,1,1);  
  fill(r679,r680,r681);
  ellipse(10,14,1,1);
  fill(r682,r683,r684);
  ellipse(11,14,1,1);
  fill(r685,r686,r687);
  ellipse(12,14,1,1); 
  fill(r688,r689,r690);
  ellipse(13,14,1,1);
  fill(r691,r692,r693);
  ellipse(14,14,1,1);
  fill(r694,r695,r696);
  ellipse(15,14,1,1); 
  fill(r697,r698,r699);
  ellipse(16,14,1,1); 
  
  
  fill(r700,r702,r703);
  ellipse(1,15,1,1);
  fill(r704,r705,r706);
  ellipse(2,15,1,1);
  fill(r707,r708,r709);
  ellipse(3,15,1,1); 
  fill(r710,r711,r712);
  ellipse(4,15,1,1);
  fill(r713,r714,r715);
  ellipse(5,15,1,1);
  fill(r716,r717,r718);
  ellipse(6,15,1,1);
  fill(r719,r720,r721);
  ellipse(7,15,1,1);
  fill(r722,r723,r724);
  ellipse(8,15,1,1);
  fill(r725,r726,r727);
  ellipse(9,15,1,1);
  fill(r728,r729,r730);
  ellipse(10,15,1,1);  
  fill(r731,r732,r733);
  ellipse(11,15,1,1);
  fill(r734,r735,r736);
  ellipse(12,15,1,1);
  fill(r737,r738,r739);
  ellipse(13,15,1,1); 
  fill(r740,r741,r742);
  ellipse(14,15,1,1);
  fill(r743,244,r745);
  ellipse(15,15,1,1);
  fill(r746,r747,r748);
  ellipse(16,15,1,1); 
        fill(r749,r750,r751);
        ellipse(0,0,0,0); 
  fill(r752,r753,r754);
  ellipse(1,16,1,1);
  fill(r755,r756,r757);
  ellipse(2,16,1,1);
  fill(r758,r759,r760);
  ellipse(3,16,1,1); 
  fill(r761,r762,r763);
  ellipse(4,16,1,1);
  fill(r764,r765,r766);
  ellipse(5,16,1,1);
  fill(r767,r768,r769);
  ellipse(6,16,1,1);
  fill(r770,r771,r772);
  ellipse(7,16,1,1);
  fill(r773,r774,r775);
  ellipse(8,16,1,1);
  fill(r776,r777,r778);
  ellipse(9,16,1,1);  
  fill(r779,r780,r781);
  ellipse(10,16,1,1);
  fill(r782,r783,r784);
  ellipse(11,16,1,1);
  fill(r785,r786,r787);
  ellipse(12,16,1,1); 
  fill(r788,r789,r790);
  ellipse(13,16,1,1);
  fill(r791,r792,r793);
  ellipse(14,16,1,1);
  fill(r794,r795,r796);
  ellipse(15,16,1,1); 
  fill(r797,r798,r799);
  ellipse(16,16,1,1); 
  
 if (keyPressed) {
    if (key == 's' || key == 'S') {
        save("ico_programed.png");  }
 }
 
}
